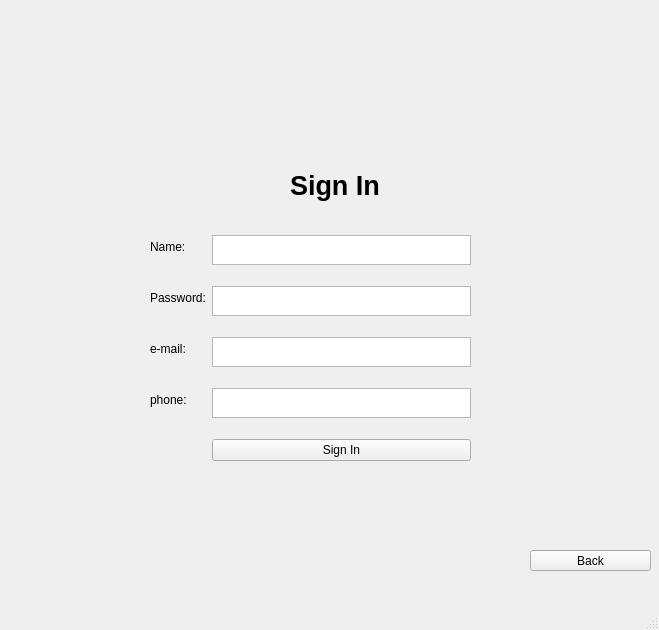
<?xml version="1.0" encoding="UTF-8"?>
<ui version="4.0">
 <class>MainWindow</class>
 <widget class="QMainWindow" name="MainWindow">
  <property name="geometry">
   <rect>
    <x>0</x>
    <y>0</y>
    <width>659</width>
    <height>630</height>
   </rect>
  </property>
  <property name="windowTitle">
   <string>MainWindow</string>
  </property>
  <widget class="QWidget" name="centralwidget">
   <widget class="QLabel" name="label">
    <property name="geometry">
     <rect>
      <x>290</x>
      <y>160</y>
      <width>121</width>
      <height>51</height>
     </rect>
    </property>
    <property name="font">
     <font>
      <pointsize>20</pointsize>
      <weight>75</weight>
      <bold>true</bold>
     </font>
    </property>
    <property name="text">
     <string>Sign In</string>
    </property>
   </widget>
   <widget class="QWidget" name="layoutWidget">
    <property name="geometry">
     <rect>
      <x>150</x>
      <y>220</y>
      <width>321</width>
      <height>261</height>
     </rect>
    </property>
    <layout class="QGridLayout" name="gridLayout">
     <item row="1" column="0">
      <layout class="QFormLayout" name="formLayout">
       <item row="0" column="0">
        <widget class="QLabel" name="label_2">
         <property name="text">
          <string>Name:</string>
         </property>
        </widget>
       </item>
       <item row="0" column="1">
        <widget class="QTextEdit" name="textEdit_6">
         <property name="maximumSize">
          <size>
           <width>16777215</width>
           <height>30</height>
          </size>
         </property>
        </widget>
       </item>
       <item row="1" column="0">
        <widget class="QLabel" name="label_3">
         <property name="text">
          <string>Password:</string>
         </property>
        </widget>
       </item>
       <item row="1" column="1">
        <widget class="QTextEdit" name="textEdit_7">
         <property name="maximumSize">
          <size>
           <width>16777215</width>
           <height>30</height>
          </size>
         </property>
        </widget>
       </item>
       <item row="2" column="0">
        <widget class="QLabel" name="label_4">
         <property name="text">
          <string>e-mail:</string>
         </property>
        </widget>
       </item>
       <item row="2" column="1">
        <widget class="QTextEdit" name="textEdit_8">
         <property name="maximumSize">
          <size>
           <width>16777215</width>
           <height>30</height>
          </size>
         </property>
        </widget>
       </item>
       <item row="3" column="0">
        <widget class="QLabel" name="label_5">
         <property name="text">
          <string>phone:</string>
         </property>
        </widget>
       </item>
       <item row="3" column="1">
        <widget class="QTextEdit" name="textEdit_9">
         <property name="maximumSize">
          <size>
           <width>16777215</width>
           <height>30</height>
          </size>
         </property>
        </widget>
       </item>
       <item row="4" column="1">
        <widget class="QPushButton" name="pushButton_2">
         <property name="text">
          <string>Sign In</string>
         </property>
        </widget>
       </item>
       <item row="4" column="0">
        <spacer name="horizontalSpacer">
         <property name="orientation">
          <enum>Qt::Horizontal</enum>
         </property>
         <property name="sizeHint" stdset="0">
          <size>
           <width>40</width>
           <height>20</height>
          </size>
         </property>
        </spacer>
       </item>
      </layout>
     </item>
    </layout>
   </widget>
   <widget class="QPushButton" name="pushButton_4">
    <property name="geometry">
     <rect>
      <x>530</x>
      <y>550</y>
      <width>121</width>
      <height>21</height>
     </rect>
    </property>
    <property name="text">
     <string>Back</string>
    </property>
   </widget>
  </widget>
  <widget class="QMenuBar" name="menubar">
   <property name="geometry">
    <rect>
     <x>0</x>
     <y>0</y>
     <width>659</width>
     <height>21</height>
    </rect>
   </property>
  </widget>
  <widget class="QStatusBar" name="statusbar"/>
 </widget>
 <resources/>
 <connections/>
</ui>
